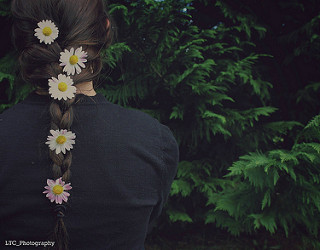
#> input picture it3160/svm/flower-training/daisy/10172636503_21bededa75_n.jpg, 320 x 250 px; its folder holds only this picture in this run
$ jupyter execute --allow-errors svm_flower.ipynb
#> lines starting #> are read from the running program, lines starting #| are printed output that depends on the picture
# SVM Flower Image Classification

Notebook này xây dựng hệ thống nhận diện ảnh hoa bằng **SVM (Support Vector Machine)**.

Pipeline:
```text
Load ảnh → Resize 32x32 → Flatten 3072 số → Train/Validation/Test
→ Mean subtraction → StandardScaler → Linear SVM → Tune C
→ Test → Save best_svm_flower.joblib → Predict ảnh mới
```

[cell 1]
import os
import joblib
import numpy as np
import matplotlib.pyplot as plt
from PIL import Image

from sklearn.model_selection import train_test_split
from sklearn.preprocessing import StandardScaler
from sklearn.svm import LinearSVC
from sklearn.metrics import accuracy_score, classification_report, confusion_matrix

CLASSES = ['daisy', 'dandelion', 'rose', 'sunflower', 'tulip']
IMG_SIZE = (32, 32)
DATASET_DIR = 'flower-training'
RANDOM_STATE = 42

## 1. Load dữ liệu ảnh

Mỗi folder là một loại hoa. Ảnh nằm trong folder nào thì nhận nhãn của folder đó.

```text
daisy → 0
dandelion → 1
rose → 2
sunflower → 3
tulip → 4
```

[cell 2]
def load_flower_data(data_dir=DATASET_DIR, img_size=IMG_SIZE):
#> called with data_dir = 'flower-training', img_size = (32, 32)
    X = []
    y = []

    for label, cls in enumerate(CLASSES):
        cls_dir = os.path.join(data_dir, cls)
        if not os.path.isdir(cls_dir):
            raise FileNotFoundError(f'Folder not found: {cls_dir}')

        for filename in os.listdir(cls_dir):
            if not filename.lower().endswith(('.jpg', '.jpeg', '.png', '.bmp', '.webp')):
                continue
            img_path = os.path.join(cls_dir, filename)
            try:
                img = Image.open(img_path).convert('RGB')
#> img is the input picture: PIL image 320x250 RGB; mean R, G, B 37.6, 39.8, 40.7
                img = img.resize(img_size)
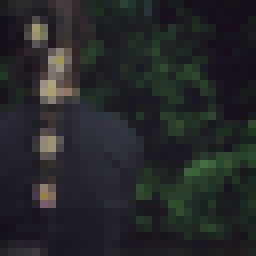
#> img: PIL image 32x32 RGB (shown 8 times larger); mean R, G, B 37.6, 39.8, 40.7
                X.append(np.array(img))
                y.append(label)
            except Exception as e:
                print(f'Skipping {img_path}: {e}')

    X = np.array(X).astype('float64')
    y = np.array(y)

    np.random.seed(RANDOM_STATE)
    idxs = np.random.permutation(len(X))
    X = X[idxs]
    y = y[idxs]

    return X, y

#> (the rest of this cell did not finish here and is left out)
